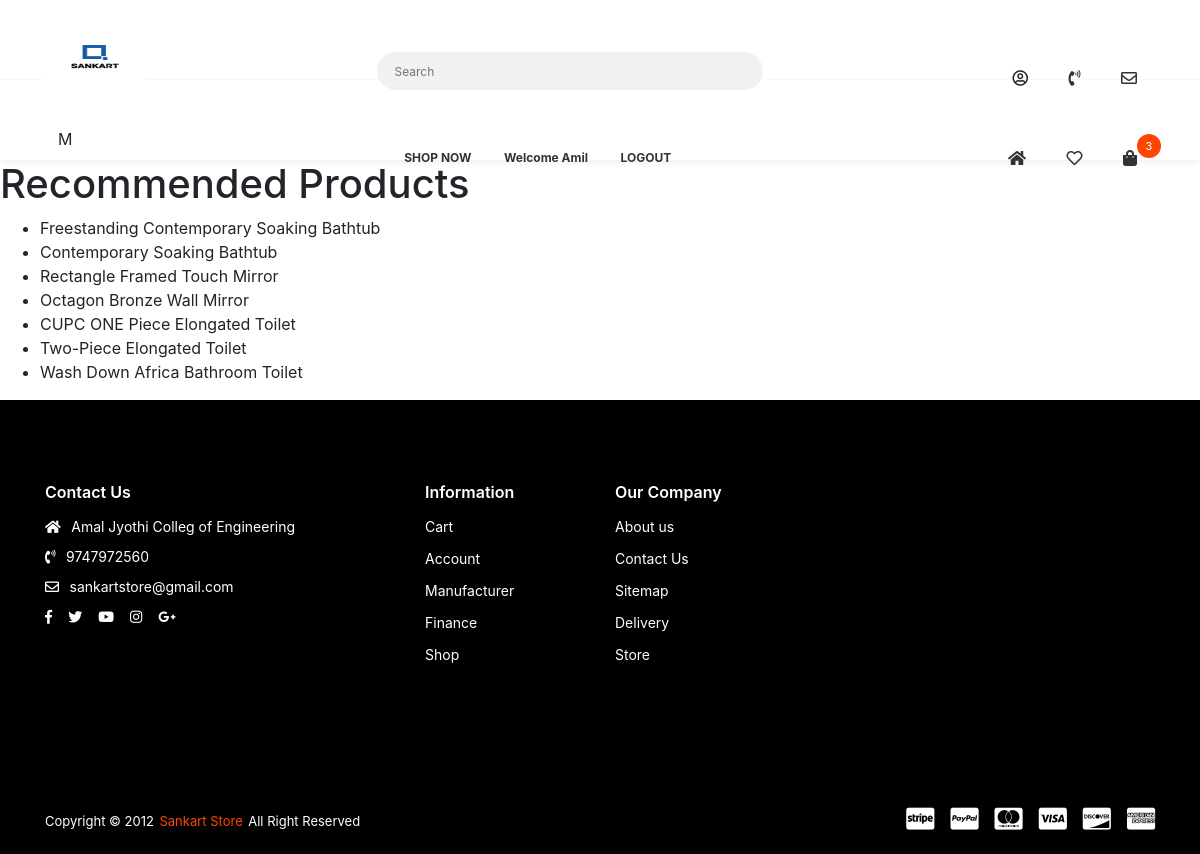
Page /recommendations/ (signed in) on the committed database.
### accounts/models.py (models this page shows, shortened)
class Account(AbstractBaseUser,PermissionsMixin):
    id = models.AutoField(primary_key=True)
    fname = models.CharField(max_length=100, blank=True, null=True, editable=False)
    lname = models.CharField(max_length=100, blank=True, null=True, editable=False)
    email = models.EmailField(max_length=100, unique=True, editable=False)
    phone_number = models.BigIntegerField(default=0, editable=False)
    date_joined = models.DateTimeField(auto_now_add=True)
    last_login = models.DateTimeField(auto_now_add=True)
    is_staff = models.BooleanField(default=False)
    is_admin = models.BooleanField(default=False)
    is_active = models.BooleanField(default=False)
    is_superadmin = models.BooleanField(default=False)
    USERNAME_FIELD = 'email'
    REQUIRED_FIELDS = ['fname', 'lname',  'phone_number',]
    objects = MyAccountManager()

### shop_app/models.py (models this page shows, shortened)
class Product(models.Model):
    product_name = models.CharField(max_length=200, unique=True)
    slug = models.SlugField(max_length=200, unique=True)
    description = models.TextField(max_length=500, blank=True)
    price = models.IntegerField()
    images = models.ImageField(upload_to='photos/product')
    display = models.ImageField(upload_to='photos/display',default="a3.png")
    display2 = models.ImageField(upload_to='photos/display', default="a3.png")
    display3 = models.ImageField(upload_to='photos/display', default="a3.png")
    category = models.ForeignKey(Category, on_delete=models.CASCADE)
    stock = models.IntegerField()
    color = models.ForeignKey(Color, on_delete=models.CASCADE,null=True, blank=True)
    brand = models.ForeignKey(Brand, on_delete=models.CASCADE,null=True, blank=True)
    design = models.ForeignKey(Design, on_delete=models.CASCADE,null=True, blank=True)
    dimensions = models.ForeignKey(Dimensions, on_delete=models.CASCADE,null=True, blank=True)
    is_available = models.BooleanField(default=True)
    is_featured = models.BooleanField(default=False)
    created_date = models.DateField(auto_now_add=True)
    modified_date = models.DateField(auto_now=True)
    def __str__(self):
        return self.product_name

### recommendation/views.py (the view)
# urls.py: path('recommendations/', views.recommend_products, name='recommendations'),
def recommend_products(request):
    search_history = SearchHistory.objects.filter(user=request.user)
    keywords = [search.query for search in search_history]
    similar_search_history = SearchHistory.objects.filter(query__in=keywords)
    print(similar_search_history)
    similar_keywords = similar_search_history.values_list('query', flat=True).distinct()
    print(similar_keywords)
    recommended_products = Product.objects.filter(Q(category__category_name__in=similar_keywords)).distinct()
    print(recommended_products)
    context = {
        'recommended_products': recommended_products,
    }
    return render(request, 'recommendations.html', context)

### templates/recommendations.html
{% extends 'base.html' %}
{% block content %}
    <h1>Recommended Products</h1>
    <ul>
        {% for product in recommended_products %}
            <li>{{ product.product_name }}</li>
        {% empty %}
            <li>No products found.</li>
        {% endfor %}
    </ul>
{% endblock %}

### templates/base.html (shortened to what this page needs)
<!DOCTYPE html>
{% load static %}
<html class="no-js" lang="en">
<head>
    <link rel="stylesheet" href="{% static 'css/vendor.css' %}">
    <link rel="stylesheet" href="{% static 'css/utility.css' %}">
    <link rel="stylesheet" href="{% static 'css/app.css' %}">
    <link rel="stylesheet" href="https://stackpath.bootstrapcdn.com/bootstrap/4.5.2/css/bootstrap.min.css" integrity="sha384-UO2eT0CpHqdSJQ6hJty5KVphtPhzWj9WO1qwE
    sD65/3l3O1rX6IrYJoGUVAQJQa">
</head>
<body class="config">
    <div id="app">
        <header class="header--style-1 header--box-shadow">
            <nav class="primary-nav primary-nav-wrapper--border">
                <div class="container">
                    <div class="primary-nav">
                        <a class="main-logo" href="{% url 'home' %}">
                            <img src="{% static 'images/logo/sankart_logo.png' %}"  width="100" height="60" alt=""></a>
                    <form class="main-form" action="{% url 'search' %}" method="get">
                        <div class="search-container">
                            <input class="input-text input-text--border-radius input-text--style-1" type="text" id="main-search" name="keyword" placeholder="Search" onkeyup="searchProducts(this.value)">
                            <button class="btn btn--icon fas fa-search main-search-button" type="submit"></button>
                        </div>
                    </form>
                        <div class="menu-init" id="navigation">
                            <button class="btn btn--icon toggle-button fas fa-cogs" type="button"></button>
                            <div class="ah-lg-mode">
                                <ul class="ah-list ah-list--design1 ah-list--link-color-secondary">
                                    <li class="has-dropdown" data-tooltip="tooltip" data-placement="left" title="Account">
                                        <a><i class="far fa-user-circle"></i></a>
                                    </li>
                                    <li data-tooltip="tooltip" data-placement="left" title="Contact">
                                        <a href="tel:+919747972560"><i class="fas fa-phone-volume"></i></a></li>
                                    <li data-tooltip="tooltip" data-placement="left" title="Mail">
                                        <a href="mailto:sankartstore@gmail.com"><i class="far fa-envelope"></i></a></li>
                                </ul>
                            </div>
                        </div>
                    </div>
                </div>
            </nav>
            <nav class="secondary-nav-wrapper">
                <div class="container">
                    <div class="secondary-nav">
                        <div class="menu-init" id="navigation1">
                            <button class="btn btn--icon toggle-mega-text toggle-button" type="button">M</button>
                        </div>
                        <div class="menu-init" id="navigation2">
                            <button class="btn btn--icon toggle-button fas fa-cog" type="button"></button>
                            <div class="ah-lg-mode">
                                <ul class="ah-list ah-list--design2 ah-list--link-color-secondary">
                                    <li>
                                        <a href="{% url 'store' %}">SHOP NOW</a></li>
                                    {% if user.is_authenticated %}
                                      <li>
                                        <a  href="{% url 'myprofile' %}">Welcome {{user.fname}}</a></li>
                                        <li>
                                            <a  href="{% url 'logout' %}">LOGOUT</a></li>
                                    {% else %}
                                    <li>
                                        <a  href="{% url 'login' %}">LOGIN</a></li>
                                    <li>
                                        <a  href="{% url 'register' %}">REGISTER</a></li>
                                    {% endif %}
                                </ul>
                            </div>
                        </div>
                        <div class="menu-init" id="navigation3">
                            <button class="btn btn--icon toggle-button fas fa-shopping-bag toggle-button-shop" type="button"></button>
                            <div class="ah-lg-mode">
                                <ul class="ah-list ah-list--design1 ah-list--link-color-secondary">
                                    <li>
                                        <a href="{% url 'home' %}"><i class="fas fa-home"></i></a></li>
                                    <li>
                                        <a href="{% url 'wishlist' %}"><i class="far fa-heart"></i></a></li>
                                    <li class="has-dropdown">
                                        <a href="{% url 'cart' %}" class="mini-cart-shop-link"><i class="fas fa-shopping-bag"></i>
                                            <span class="total-item-round">{{cart_count}}</span>
                                        </a>
                                    </li>
                                </ul>
                            </div>
                        </div>
                    </div>
                </div>
            </nav>
        </header>
        {% block content %}
        {% endblock %}
        <footer>
            <div class="outer-footer">
                <div class="container">
                    <div class="row">
                        <div class="col-lg-4 col-md-6">
                            <div class="outer-footer__content u-s-m-b-40">
                                <span class="outer-footer__content-title">Contact Us</span>
                                <div class="outer-footer__text-wrap"><i class="fas fa-home"></i>
                                    <span>Amal Jyothi Colleg of Engineering</span></div>
                                <div class="outer-footer__text-wrap"><i class="fas fa-phone-volume"></i>
                                    <span>9747972560</span></div>
                                <div class="outer-footer__text-wrap"><i class="far fa-envelope"></i>
                                    <span>sankartstore@gmail.com</span></div>
                                <div class="outer-footer__social">
                                    <ul>
                                        <li>
                                            <a class="s-fb--color-hover" href="#"><i class="fab fa-facebook-f"></i></a></li>
                                        <li>
                                            <a class="s-tw--color-hover" href="#"><i class="fab fa-twitter"></i></a></li>
                                        <li>
                                            <a class="s-youtube--color-hover" href="#"><i class="fab fa-youtube"></i></a></li>
                                        <li>
                                            <a class="s-insta--color-hover" href="#"><i class="fab fa-instagram"></i></a></li>
                                        <li>
                                            <a class="s-gplus--color-hover" href="#"><i class="fab fa-google-plus-g"></i></a></li>
                                    </ul>
                                </div>
                            </div>
                        </div>
                        <div class="col-lg-4 col-md-6">
                            <div class="row">
                                <div class="col-lg-6 col-md-6">
                                    <div class="outer-footer__content u-s-m-b-40">
                                        <span class="outer-footer__content-title">Information</span>
                                        <div class="outer-footer__list-wrap">
                                            <ul>
                                                <li>
                                                    <a href="{% url 'cart' %}">Cart</a></li>
                                                <li>
                                                    <a href="{% url 'myprofile' %}">Account</a></li>
                                                <li>
                                                    <a href="#">Manufacturer</a></li>
                                                <li>
                                                    <a href="#">Finance</a></li>
                                                <li>
                                                    <a href="#">Shop</a></li>
                                            </ul>
                                        </div>
                                    </div>
                                </div>
                                <div class="col-lg-6 col-md-6">
                                    <div class="outer-footer__content u-s-m-b-40">
                                        <div class="outer-footer__list-wrap">
                                            <span class="outer-footer__content-title">Our Company</span>
                                            <ul>
                                                <li>
                                                    <a href="#">About us</a></li>
                                                <li>
                                                    <a href="#">Contact Us</a></li>
                                                <li>
                                                    <a href="#">Sitemap</a></li>
                                                <li>
                                                    <a href="#">Delivery</a></li>
                                                <li>
                                                    <a href="#">Store</a></li>
                                            </ul>
                                        </div>
                                    </div>
                                </div>
                            </div>
                        </div>
                    </div>
                </div>
            </div>
            <div class="lower-footer">
                <div class="container">
                    <div class="row">
                        <div class="col-lg-12">
                            <div class="lower-footer__content">
                                <div class="lower-footer__copyright">
                                    <span>Copyright © 2012</span>
                                    <a href="{% url 'home' %}">Sankart Store</a>
                                    <span>All Right Reserved</span></div>
                                <div class="lower-footer__payment">
                                    <ul>
                                        <li><i class="fab fa-cc-stripe"></i></li>
                                        <li><i class="fab fa-cc-paypal"></i></li>
                                        <li><i class="fab fa-cc-mastercard"></i></li>
                                        <li><i class="fab fa-cc-visa"></i></li>
                                        <li><i class="fab fa-cc-discover"></i></li>
                                        <li><i class="fab fa-cc-amex"></i></li>
                                    </ul>
                                </div>
                            </div>
                        </div>
                    </div>
                </div>
            </div>
        </footer>
    </div>
</body>
</html>

### rows in the picture
Account: fname "Amil"
Product: product_name "Freestanding Contemporary Soaking Bathtub"
Product: product_name "Contemporary Soaking Bathtub"
Product: product_name "Rectangle Framed Touch Mirror"
Product: product_name "Octagon Bronze Wall Mirror"
Product: product_name "CUPC ONE Piece Elongated Toilet"
Product: product_name "Two-Piece Elongated Toilet"
Product: product_name "Wash Down Africa Bathroom Toilet"

### other values in the picture
{{ cart_count }} "3"
